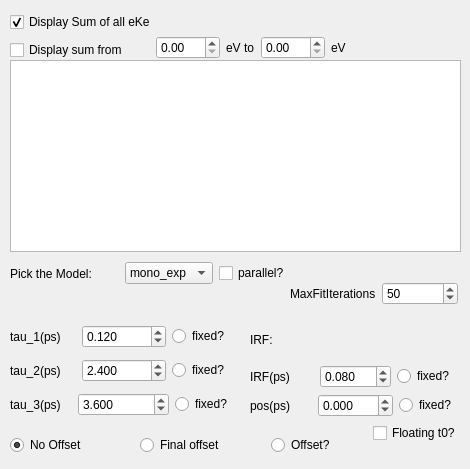
      <widget class="QWidget" name="tab_time_2">
       <attribute name="title">
        <string>time</string>
       </attribute>
       <widget class="PlotWidget" name="viewer_global_time_guess">
        <property name="geometry">
         <rect>
          <x>10</x>
          <y>60</y>
          <width>451</width>
          <height>192</height>
         </rect>
        </property>
       </widget>
       <widget class="QWidget" name="layoutWidget_6">
        <property name="geometry">
         <rect>
          <x>10</x>
          <y>430</y>
          <width>385</width>
          <height>30</height>
         </rect>
        </property>
        <layout class="QHBoxLayout" name="horizontalLayout_42">
         <item>
          <widget class="QRadioButton" name="radioButton_no_offset_2">
           <property name="text">
            <string>No Offset</string>
           </property>
           <property name="checked">
            <bool>true</bool>
           </property>
           <attribute name="buttonGroup">
            <string notr="true">radiobutton_group_global_time_offset</string>
           </attribute>
          </widget>
         </item>
         <item>
          <widget class="QRadioButton" name="radioButton_time_final_offset_2">
           <property name="toolTip">
            <string>Assumes that the final state is ionizable/has an infinite lifetime.</string>
           </property>
           <property name="text">
            <string>Final offset</string>
           </property>
           <attribute name="buttonGroup">
            <string notr="true">radiobutton_group_global_time_offset</string>
           </attribute>
          </widget>
         </item>
         <item>
          <widget class="QRadioButton" name="radioButton_time_offset_2">
           <property name="toolTip">
            <string>Assumes that there is an indipendant species which just gives an offset.</string>
           </property>
           <property name="text">
            <string>Offset?</string>
           </property>
           <attribute name="buttonGroup">
            <string notr="true">radiobutton_group_global_time_offset</string>
           </attribute>
          </widget>
         </item>
        </layout>
       </widget>
       <widget class="QWidget" name="layoutWidget_7">
        <property name="geometry">
         <rect>
          <x>10</x>
          <y>320</y>
          <width>227</width>
          <height>101</height>
         </rect>
        </property>
        <layout class="QVBoxLayout" name="verticalLayout_9">
         <item>
          <layout class="QHBoxLayout" name="horizontalLayout_44">
           <item>
            <widget class="QLabel" name="label_35">
             <property name="text">
              <string>tau_1(ps)</string>
             </property>
            </widget>
           </item>
           <item>
            <widget class="QDoubleSpinBox" name="doubleSpinBox_global_time_tau1_guess">
             <property name="decimals">
              <number>3</number>
             </property>
             <property name="minimum">
              <double>0.001000000000000</double>
             </property>
             <property name="maximum">
              <double>50000.000000000000000</double>
             </property>
             <property name="singleStep">
              <double>1.000000000000000</double>
             </property>
             <property name="value">
              <double>0.120000000000000</double>
             </property>
            </widget>
           </item>
           <item>
            <widget class="QRadioButton" name="radioButton_tau1_fixed">
             <property name="text">
              <string>fixed?</string>
             </property>
             <property name="autoExclusive">
              <bool>false</bool>
             </property>
            </widget>
           </item>
          </layout>
         </item>
         <item>
          <layout class="QHBoxLayout" name="horizontalLayout_45">
           <item>
            <widget class="QLabel" name="label_36">
             <property name="text">
              <string>tau_2(ps)</string>
             </property>
            </widget>
           </item>
           <item>
            <widget class="QDoubleSpinBox" name="doubleSpinBox_global_time_tau2_guess">
             <property name="decimals">
              <number>3</number>
             </property>
             <property name="minimum">
              <double>0.001000000000000</double>
             </property>
             <property name="maximum">
              <double>50000.000000000000000</double>
             </property>
             <property name="value">
              <double>2.400000000000000</double>
             </property>
            </widget>
           </item>
           <item>
            <widget class="QRadioButton" name="radioButton_tau2_fixed">
             <property name="text">
              <string>fixed?</string>
             </property>
             <property name="autoExclusive">
              <bool>false</bool>
             </property>
            </widget>
           </item>
          </layout>
         </item>
         <item>
          <layout class="QHBoxLayout" name="horizontalLayout_46">
           <item>
            <widget class="QLabel" name="label_37">
             <property name="text">
              <string>tau_3(ps)</string>
             </property>
            </widget>
           </item>
           <item>
            <widget class="QDoubleSpinBox" name="doubleSpinBox_global_time_tau3_guess">
             <property name="decimals">
              <number>3</number>
             </property>
             <property name="minimum">
              <double>0.001000000000000</double>
             </property>
             <property name="maximum">
              <double>500000.000000000000000</double>
             </property>
             <property name="value">
              <double>3.600000000000000</double>
             </property>
            </widget>
           </item>
           <item>
            <widget class="QRadioButton" name="radioButton_tau3_fixed">
             <property name="text">
              <string>fixed?</string>
             </property>
             <property name="autoExclusive">
              <bool>false</bool>
             </property>
            </widget>
           </item>
          </layout>
         </item>
        </layout>
       </widget>
       <widget class="QWidget" name="layoutWidget">
        <property name="geometry">
         <rect>
          <x>10</x>
          <y>260</y>
          <width>280</width>
          <height>27</height>
         </rect>
        </property>
        <layout class="QHBoxLayout" name="horizontalLayout_47">
         <item>
          <widget class="QLabel" name="label_39">
           <property name="sizePolicy">
            <sizepolicy hsizetype="MinimumExpanding" vsizetype="MinimumExpanding">
             <horstretch>0</horstretch>
             <verstretch>0</verstretch>
            </sizepolicy>
           </property>
           <property name="statusTip">
            <string>(for the moment sequential up to three time-constans implemented)</string>
           </property>
           <property name="text">
            <string>Pick the Model:</string>
           </property>
          </widget>
         </item>
         <item>
          <spacer name="horizontalSpacer_13">
           <property name="orientation">
            <enum>Qt::Horizontal</enum>
           </property>
           <property name="sizeHint" stdset="0">
            <size>
             <width>40</width>
             <height>20</height>
            </size>
           </property>
          </spacer>
         </item>
         <item>
          <widget class="QComboBox" name="comboBox_global_pick_model">
           <item>
            <property name="text">
             <string>mono_exp</string>
            </property>
           </item>
           <item>
            <property name="text">
             <string>bi_exp</string>
            </property>
           </item>
           <item>
            <property name="text">
             <string>tri_exp</string>
            </property>
           </item>
           <item>
            <property name="text">
             <string>autocorr</string>
            </property>
           </item>
          </widget>
         </item>
         <item>
          <widget class="QCheckBox" name="checkBox_global_parallel">
           <property name="text">
            <string>parallel?</string>
           </property>
          </widget>
         </item>
        </layout>
       </widget>
       <widget class="QWidget" name="layoutWidget">
        <property name="geometry">
         <rect>
          <x>290</x>
          <y>280</y>
          <width>168</width>
          <height>28</height>
         </rect>
        </property>
        <layout class="QHBoxLayout" name="horizontalLayout_50">
         <item>
          <widget class="QLabel" name="label_34">
           <property name="text">
            <string>MaxFitIterations</string>
           </property>
          </widget>
         </item>
         <item>
          <widget class="QSpinBox" name="spinBox_max_Iterations_fit">
           <property name="minimum">
            <number>1</number>
           </property>
           <property name="maximum">
            <number>5000</number>
           </property>
           <property name="value">
            <number>50</number>
           </property>
          </widget>
         </item>
        </layout>
       </widget>
       <widget class="QWidget" name="layoutWidget_5">
        <property name="geometry">
         <rect>
          <x>250</x>
          <y>320</y>
          <width>211</width>
          <height>123</height>
         </rect>
        </property>
        <layout class="QVBoxLayout" name="verticalLayout_8">
         <item>
          <layout class="QHBoxLayout" name="horizontalLayout_39">
           <item>
            <widget class="QLabel" name="label_31">
             <property name="text">
              <string>IRF:</string>
             </property>
            </widget>
           </item>
           <item>
            <spacer name="horizontalSpacer_12">
             <property name="orientation">
              <enum>Qt::Horizontal</enum>
             </property>
             <property name="sizeHint" stdset="0">
              <size>
               <width>40</width>
               <height>20</height>
              </size>
             </property>
            </spacer>
           </item>
          </layout>
         </item>
         <item>
          <layout class="QHBoxLayout" name="horizontalLayout_40">
           <item>
            <widget class="QLabel" name="label_32">
             <property name="text">
              <string>IRF(ps)</string>
             </property>
            </widget>
           </item>
           <item>
            <widget class="QDoubleSpinBox" name="doubleSpinBox_guess_time_irf_guess">
             <property name="decimals">
              <number>3</number>
             </property>
             <property name="minimum">
              <double>0.020000000000000</double>
             </property>
             <property name="maximum">
              <double>200.000000000000000</double>
             </property>
             <property name="value">
              <double>0.080000000000000</double>
             </property>
            </widget>
           </item>
           <item>
            <widget class="QRadioButton" name="radioButton_IRF_fixed">
             <property name="text">
              <string>fixed?</string>
             </property>
             <property name="autoExclusive">
              <bool>false</bool>
             </property>
            </widget>
           </item>
          </layout>
         </item>
         <item>
          <layout class="QHBoxLayout" name="horizontalLayout_41">
           <item>
            <widget class="QLabel" name="label_33">
             <property name="text">
              <string>pos(ps)</string>
             </property>
            </widget>
           </item>
           <item>
            <widget class="QDoubleSpinBox" name="doubleSpinBox_global_time_pos_irf_guess">
             <property name="decimals">
              <number>3</number>
             </property>
             <property name="minimum">
              <double>-500.000000000000000</double>
             </property>
             <property name="maximum">
              <double>500.000000000000000</double>
             </property>
            </widget>
           </item>
           <item>
            <widget class="QRadioButton" name="radioButton_pos_fixed">
             <property name="text">
              <string>fixed?</string>
             </property>
            </widget>
           </item>
          </layout>
         </item>
         <item>
          <layout class="QHBoxLayout" name="horizontalLayout_2">
           <item>
            <spacer name="horizontalSpacer_7">
             <property name="orientation">
              <enum>Qt::Horizontal</enum>
             </property>
             <property name="sizeHint" stdset="0">
              <size>
               <width>40</width>
               <height>20</height>
              </size>
             </property>
            </spacer>
           </item>
           <item>
            <widget class="QCheckBox" name="checkBox_global_floating_t0">
             <property name="toolTip">
              <string>Calculate t0 for each individual eV trace. Does only work with Fit2! (with Fit! it is ignored)</string>
             </property>
             <property name="text">
              <string>Floating t0?</string>
             </property>
            </widget>
           </item>
          </layout>
         </item>
        </layout>
       </widget>
       <widget class="QWidget" name="layoutWidget">
        <property name="geometry">
         <rect>
          <x>10</x>
          <y>10</y>
          <width>159</width>
          <height>54</height>
         </rect>
        </property>
        <layout class="QVBoxLayout" name="verticalLayout_28">
         <item>
          <widget class="QCheckBox" name="checkBox_global_time_display_all">
           <property name="text">
            <string>Display Sum of all eKe</string>
           </property>
           <property name="checked">
            <bool>true</bool>
           </property>
           <property name="autoExclusive">
            <bool>true</bool>
           </property>
          </widget>
         </item>
         <item>
          <widget class="QCheckBox" name="checkBox_global_time_display_from">
           <property name="text">
            <string>Display sum from</string>
           </property>
           <property name="autoExclusive">
            <bool>true</bool>
           </property>
          </widget>
         </item>
        </layout>
       </widget>
       <widget class="QWidget" name="layoutWidget">
        <property name="geometry">
         <rect>
          <x>156</x>
          <y>32</y>
          <width>204</width>
          <height>31</height>
         </rect>
        </property>
        <layout class="QHBoxLayout" name="horizontalLayout_3">
         <item>
          <widget class="QDoubleSpinBox" name="doubleSpinBox_global_time_display_from">
           <property name="maximum">
            <double>500.000000000000000</double>
           </property>
          </widget>
         </item>
         <item>
          <widget class="QLabel" name="label_3">
           <property name="text">
            <string>eV to</string>
           </property>
          </widget>
         </item>
         <item>
          <widget class="QDoubleSpinBox" name="doubleSpinBox_global_time_display_to">
           <property name="maximum">
            <double>500.000000000000000</double>
           </property>
          </widget>
         </item>
         <item>
          <widget class="QLabel" name="label_86">
           <property name="text">
            <string>eV</string>
           </property>
          </widget>
         </item>
        </layout>
       </widget>
      </widget>
